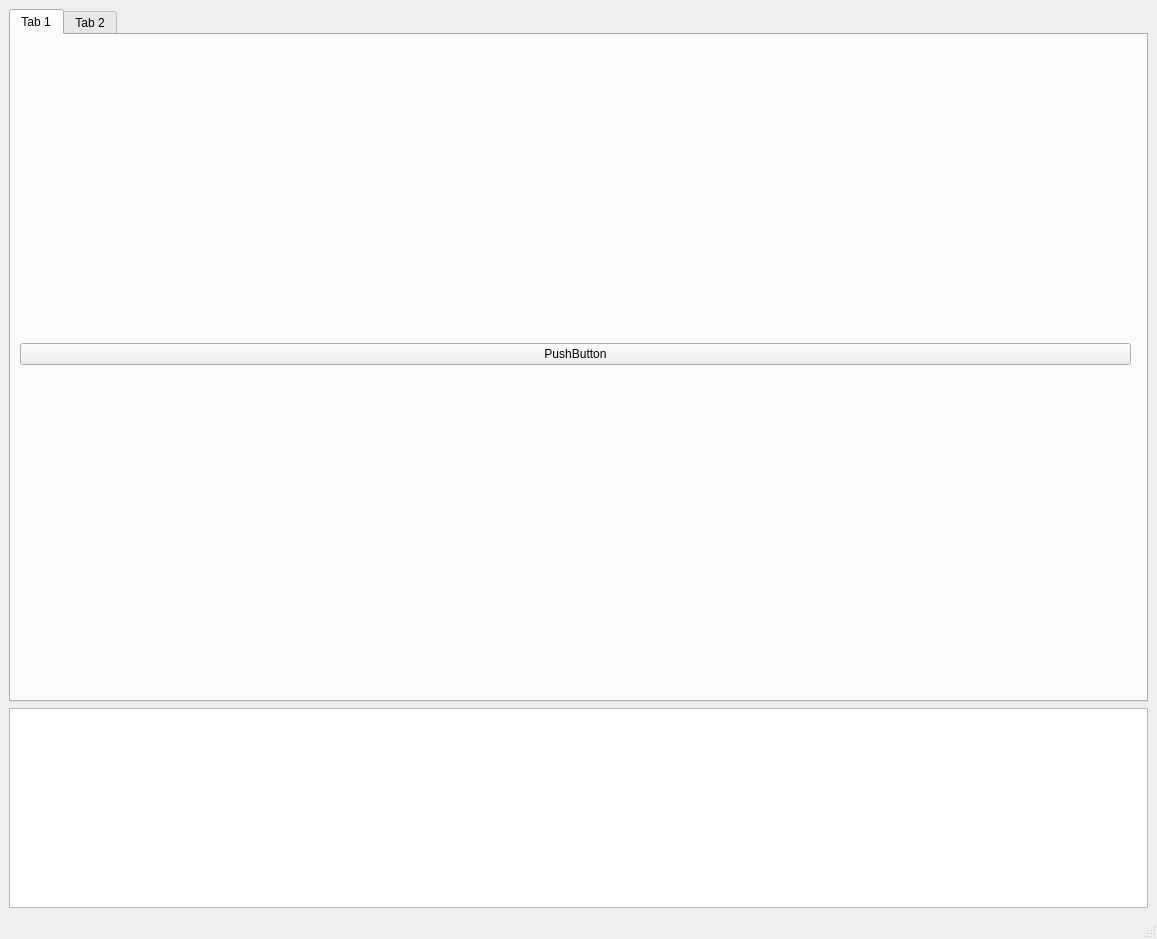
<?xml version="1.0" encoding="UTF-8"?>
<ui version="4.0">
 <class>MainWindow</class>
 <widget class="QMainWindow" name="MainWindow">
  <property name="geometry">
   <rect>
    <x>0</x>
    <y>0</y>
    <width>1157</width>
    <height>939</height>
   </rect>
  </property>
  <property name="windowTitle">
   <string>MainWindow</string>
  </property>
  <widget class="QWidget" name="centralwidget">
   <layout class="QVBoxLayout" name="verticalLayout_2">
    <item>
     <layout class="QVBoxLayout" name="verticalLayout">
      <item>
       <widget class="QTabWidget" name="tabWidget">
        <property name="currentIndex">
         <number>0</number>
        </property>
        <widget class="QWidget" name="tab">
         <attribute name="title">
          <string>Tab 1</string>
         </attribute>
         <widget class="QWidget" name="horizontalLayoutWidget">
          <property name="geometry">
           <rect>
            <x>9</x>
            <y>9</y>
            <width>1111</width>
            <height>621</height>
           </rect>
          </property>
          <layout class="QHBoxLayout" name="horizontalLayout">
           <item>
            <widget class="QPushButton" name="pushButton">
             <property name="text">
              <string>PushButton</string>
             </property>
            </widget>
           </item>
          </layout>
         </widget>
        </widget>
        <widget class="QWidget" name="tab_2">
         <attribute name="title">
          <string>Tab 2</string>
         </attribute>
        </widget>
       </widget>
      </item>
      <item>
       <widget class="QTextBrowser" name="textBrowser">
        <property name="minimumSize">
         <size>
          <width>0</width>
          <height>200</height>
         </size>
        </property>
        <property name="maximumSize">
         <size>
          <width>16777215</width>
          <height>200</height>
         </size>
        </property>
       </widget>
      </item>
     </layout>
    </item>
   </layout>
  </widget>
  <widget class="QMenuBar" name="menubar">
   <property name="geometry">
    <rect>
     <x>0</x>
     <y>0</y>
     <width>1157</width>
     <height>22</height>
    </rect>
   </property>
  </widget>
  <widget class="QStatusBar" name="statusbar"/>
 </widget>
 <resources/>
 <connections/>
</ui>
